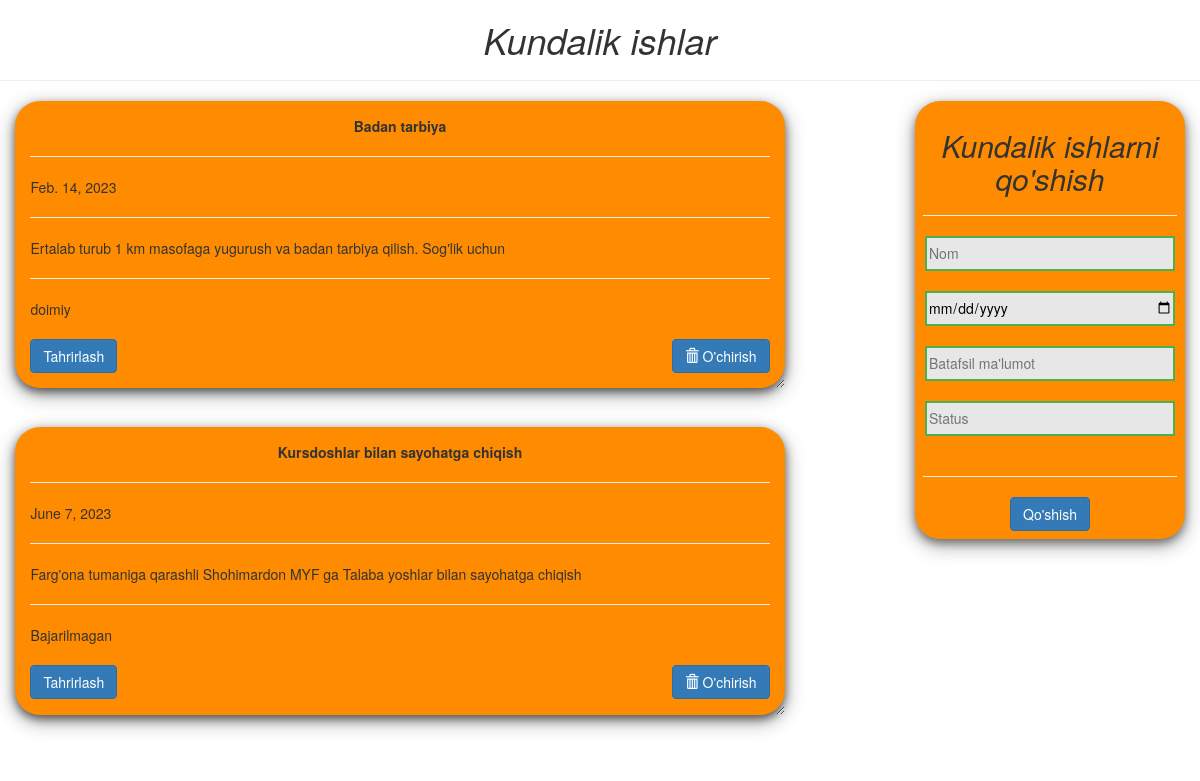
Before: / with the older database file.
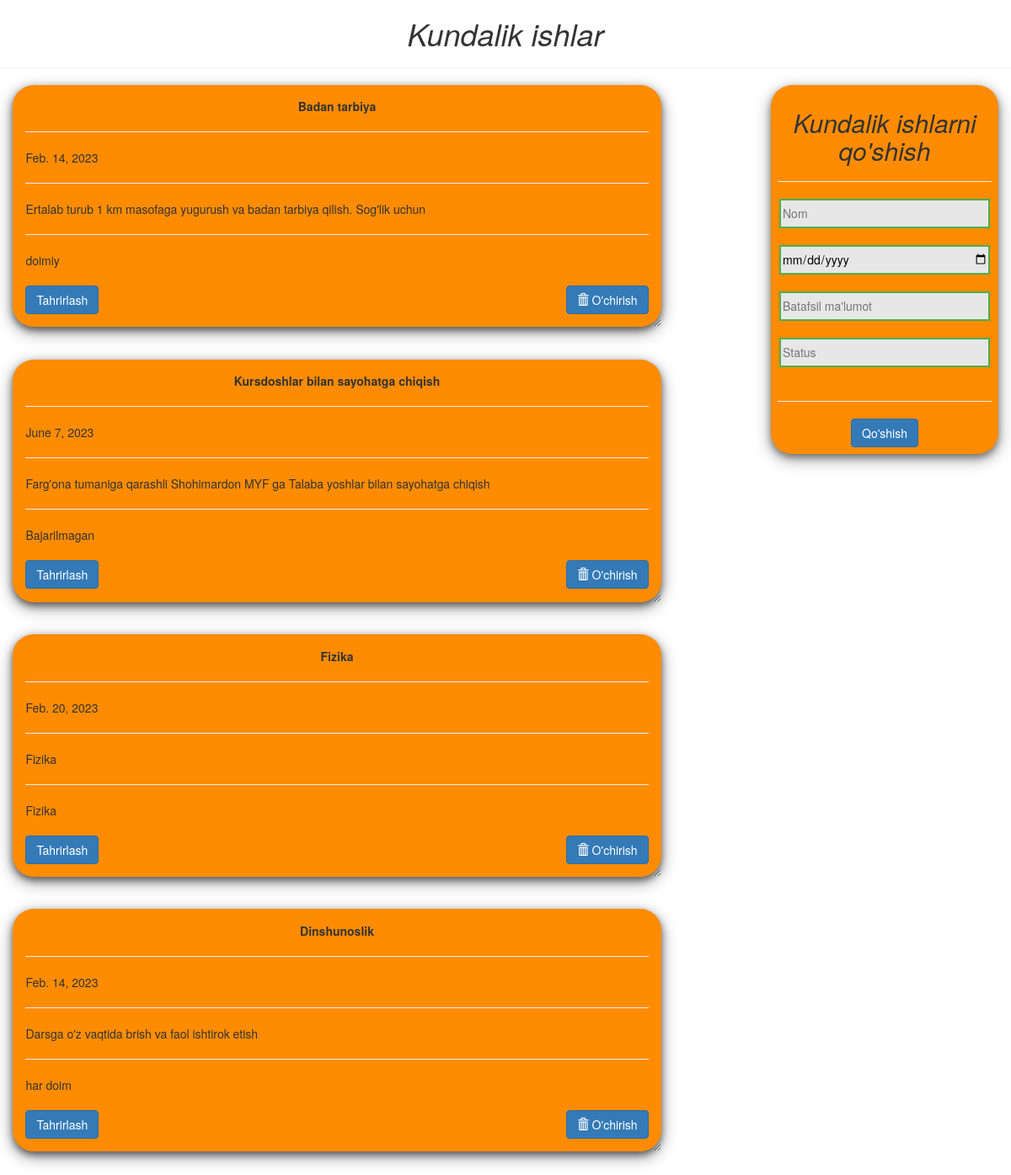
After: the same page with the newer database file.
### asosiy/models.py (models this page shows)
class Todo(models.Model):
    nom=models.CharField(max_length=50)
    bajarilish_vaqti=models.DateField()
    batafsil=models.TextField()
    status=models.CharField(max_length=50)

### asosiy/views.py (the view)
# urls.py: path('',Home),
def Home(request):
    data={
        'data':Todo.objects.all()
    }
    return render(request,'todo.html',data)

### templates/todo.html (shortened to what this page needs)
<!DOCTYPE html>
<html lang="en" dir="ltr">
<head>
  <link rel="stylesheet" href="https://maxcdn.bootstrapcdn.com/bootstrap/3.3.7/css/bootstrap.min.css">
</head>
<body  class="container-fluid">
  <center class="row">
    <h1><i>Kundalik ishlar</i></h1>
    <hr />
  </center>
  <div class="row">
    <div class="col-md-8">
      {% for i in data %}
      <div class="card">
        <center><b>{{i.nom}}</b></center>
        <hr/>
        {{i.bajarilish_vaqti}}
        <hr/>
        {{i.batafsil}}
        <hr/>
        {{i.status}}
        <br />
        <br>
        <a href="edit/{{i.id}}"><button class="btn btn-primary" style="floa: left;">Tahrirlash</button></a>
        <a href="/HomeEdit/{{i.id}}"><button class="btn btn-primary" style="float: right;"><span class="glyphicon glyphicon-trash"></span> O'chirish</button></a>
      </div>
      {% endfor %}
    </div>
    <div class="col-md-1"> </div>
    <div class="col-md-3" >
      <div  class="submit_form">
        <form action="qushish/" method="post" > {% csrf_token %}
          <center>
            <h2><em>Kundalik ishlarni qo'shish</em></h2>
            <hr>
            <input class="cc" type="text" name="nom" placeholder="Nom" size="30">
            <br><br>
            <input class="cc" type="date" name="vaqt" placeholder="Bajarilish vaqti" size="30">
            <br><br>
            <input class="cc" type="text" name="batafsil" placeholder="Batafsil ma'lumot" size="30"  >
            <br><br>
            <input class="cc" type="text" name="status" placeholder="Status" size="30">
            <br><br>
            <hr>
        <button  type="submit"  class="btn btn-primary" >Qo'shish</button>
      </center>
      </form>
    </div>
  </div>
</div>
</body>
</html>

### templates/todo.html (style rules this page uses)
.cc { width: 250px; height: 35px; background-color: #e7e7e7; color: black; border: 2px solid #4CAF50; }
.card { box-shadow: 0 4px 8px 0 rgba(0,0,0,0.5), 0 6px 20px 0 rgba(0,0,0,0.39); background: DarkOrange; margin-bottom : 5%; border-radius: 25px; padding : 2%; overflow: auto; resize: both; text-overflow: ellipsis; }
.submit_form { text-align: center; padding: 3%; background: DarkOrange; border-radius: 25px; box-shadow: 0 4px 8px 0 rgba(0,0,0,0.4), 0 6px 20px 0 rgba(0,0,0,0.36); }

Changed rows visible on the page:
added Todo: nom "Fizika", bajarilish_vaqti "Feb. 20, 2023", batafsil "Fizika", status "Fizika"
added Todo: nom "Dinshunoslik", bajarilish_vaqti "Feb. 14, 2023", batafsil "Darsga o'z vaqtida brish va faol ishtirok etish", status "har doim"
